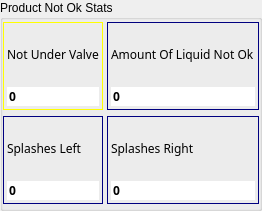
      <widget class="QGroupBox" name="groupBoxProductNotOkStats">
       <property name="title">
        <string>Product Not Ok Stats</string>
       </property>
       <layout class="QGridLayout" name="gridLayout_15">
        <property name="leftMargin">
         <number>0</number>
        </property>
        <property name="topMargin">
         <number>2</number>
        </property>
        <property name="rightMargin">
         <number>0</number>
        </property>
        <property name="bottomMargin">
         <number>4</number>
        </property>
        <property name="horizontalSpacing">
         <number>4</number>
        </property>
        <property name="verticalSpacing">
         <number>6</number>
        </property>
        <item row="0" column="0">
         <widget class="ContentBoardItem" name="widgetDashBoardCounterBottleNotInPos" native="true">
          <property name="minimumSize">
           <size>
            <width>0</width>
            <height>88</height>
           </size>
          </property>
          <property name="maximumSize">
           <size>
            <width>16777215</width>
            <height>88</height>
           </size>
          </property>
          <property name="styleSheet">
           <string notr="true">/*QFrame{
     background:rgb(249,247,248);
    border: 1px solid rgb(255,255,0);
     min-height: 80px;
     max-height: 80px;
}

QLabel{
  background:rgb(249,247,248);
  color: rgb(39,51,66);
  border: 0px solid rgb(255,255,0);
  font-size: 16px;
  font-family: Siemens Sans;
  min-height: 20px;
  max-height: 20px;
}
*/
QDoubleSpinBox{
min-width: 0px;
border: 0px;
}

QWidget{
     border: 1px solid rgb(255,255,0);
 }

QLabel{
   border: 0px solid rgb(255,255,0);
}
</string>
          </property>
          <layout class="QGridLayout" name="gridLayout_51">
           <property name="leftMargin">
            <number>4</number>
           </property>
           <property name="topMargin">
            <number>4</number>
           </property>
           <property name="rightMargin">
            <number>4</number>
           </property>
           <property name="bottomMargin">
            <number>4</number>
           </property>
           <property name="spacing">
            <number>4</number>
           </property>
           <item row="1" column="0">
            <widget class="QLabel" name="labelDashBoardCounterBottleNotInPos">
             <property name="font">
              <font>
               <family>Siemens Sans</family>
              </font>
             </property>
             <property name="text">
              <string>Not Under Valve</string>
             </property>
            </widget>
           </item>
           <item row="2" column="0">
            <widget class="QDoubleSpinBox" name="doubleSpinBoxCounterBottleNotInPos">
             <property name="font">
              <font>
               <family>Siemens Sans</family>
               <weight>75</weight>
               <bold>true</bold>
              </font>
             </property>
             <property name="styleSheet">
              <string notr="true">QDoubleSpinBox{
min-width: 0px;
border: 0px;
}</string>
             </property>
             <property name="wrapping">
              <bool>false</bool>
             </property>
             <property name="readOnly">
              <bool>true</bool>
             </property>
             <property name="buttonSymbols">
              <enum>QAbstractSpinBox::NoButtons</enum>
             </property>
             <property name="suffix">
              <string/>
             </property>
             <property name="decimals">
              <number>0</number>
             </property>
             <property name="minimum">
              <double>0.000000000000000</double>
             </property>
             <property name="maximum">
              <double>10000000.000000000000000</double>
             </property>
             <property name="singleStep">
              <double>1.000000000000000</double>
             </property>
             <property name="value">
              <double>0.000000000000000</double>
             </property>
            </widget>
           </item>
          </layout>
         </widget>
        </item>
        <item row="0" column="1">
         <widget class="ContentBoardItem" name="widgetDashBoardCounterMiddleTooLow" native="true">
          <property name="minimumSize">
           <size>
            <width>0</width>
            <height>88</height>
           </size>
          </property>
          <property name="maximumSize">
           <size>
            <width>16777215</width>
            <height>88</height>
           </size>
          </property>
          <property name="styleSheet">
           <string notr="true">/*QFrame{
     background:rgb(249,247,248);
    border: 1px solid rgb(0,0,128);
     min-height: 80px;
     max-height: 80px;
}

QLabel{
  background:rgb(249,247,248);
  color: rgb(39,51,66);
  border: 0px solid rgb(0,0,128);
  font-size: 16px;
  font-family: Siemens Sans;
  min-height: 20px;
  max-height: 20px;
}
*/

QDoubleSpinBox{
min-width: 0px;
border: 0px;
}

QWidget{
     border: 1px solid rgb(0,0,128);
 }

QLabel{
   border: 0px solid rgb(0,0,128);
}
</string>
          </property>
          <layout class="QGridLayout" name="gridLayout_48">
           <property name="leftMargin">
            <number>4</number>
           </property>
           <property name="topMargin">
            <number>4</number>
           </property>
           <property name="rightMargin">
            <number>4</number>
           </property>
           <property name="bottomMargin">
            <number>4</number>
           </property>
           <property name="spacing">
            <number>4</number>
           </property>
           <item row="1" column="0">
            <widget class="QLabel" name="labelDashBoardCounterMiddleTooLow">
             <property name="font">
              <font>
               <family>Siemens Sans</family>
              </font>
             </property>
             <property name="text">
              <string>Amount Of Liquid Not Ok</string>
             </property>
            </widget>
           </item>
           <item row="2" column="0">
            <widget class="QDoubleSpinBox" name="doubleSpinBoxCounterMiddleTooLow">
             <property name="font">
              <font>
               <family>Siemens Sans</family>
               <weight>75</weight>
               <bold>true</bold>
              </font>
             </property>
             <property name="styleSheet">
              <string notr="true">QDoubleSpinBox{
min-width: 0px;
border: 0px;
}</string>
             </property>
             <property name="wrapping">
              <bool>false</bool>
             </property>
             <property name="readOnly">
              <bool>true</bool>
             </property>
             <property name="buttonSymbols">
              <enum>QAbstractSpinBox::NoButtons</enum>
             </property>
             <property name="suffix">
              <string/>
             </property>
             <property name="decimals">
              <number>0</number>
             </property>
             <property name="minimum">
              <double>0.000000000000000</double>
             </property>
             <property name="maximum">
              <double>10000000.000000000000000</double>
             </property>
             <property name="singleStep">
              <double>1.000000000000000</double>
             </property>
             <property name="value">
              <double>0.000000000000000</double>
             </property>
            </widget>
           </item>
          </layout>
         </widget>
        </item>
        <item row="1" column="0">
         <widget class="ContentBoardItem" name="widgetDashBoardCounterLeftTooBig" native="true">
          <property name="minimumSize">
           <size>
            <width>0</width>
            <height>88</height>
           </size>
          </property>
          <property name="maximumSize">
           <size>
            <width>16777215</width>
            <height>88</height>
           </size>
          </property>
          <property name="styleSheet">
           <string notr="true">/*QFrame{
     background:rgb(249,247,248);
    border: 1px solid rgb(0,0,128);
     min-height: 80px;
     max-height: 80px;
}

QLabel{
  background:rgb(249,247,248);
  color: rgb(39,51,66);
  border: 0px solid rgb(0,0,128);
  font-size: 16px;
  font-family: Siemens Sans;
  min-height: 20px;
  max-height: 20px;
}
*/

QDoubleSpinBox{
min-width: 0px;
border: 0px;
}
QWidget{
     border: 1px solid rgb(0,0,128);
 }

QLabel{
   border: 0px solid rgb(0,0,128);
}
</string>
          </property>
          <layout class="QGridLayout" name="gridLayout_49">
           <property name="leftMargin">
            <number>4</number>
           </property>
           <property name="topMargin">
            <number>4</number>
           </property>
           <property name="rightMargin">
            <number>4</number>
           </property>
           <property name="bottomMargin">
            <number>4</number>
           </property>
           <property name="spacing">
            <number>4</number>
           </property>
           <item row="0" column="0">
            <widget class="QLabel" name="labelDashBoardCounterLeftTooBig">
             <property name="font">
              <font>
               <family>Siemens Sans</family>
              </font>
             </property>
             <property name="text">
              <string>Splashes Left</string>
             </property>
            </widget>
           </item>
           <item row="2" column="0">
            <widget class="QDoubleSpinBox" name="doubleSpinBoxCounterLeftTooBig">
             <property name="font">
              <font>
               <family>Siemens Sans</family>
               <weight>75</weight>
               <bold>true</bold>
              </font>
             </property>
             <property name="styleSheet">
              <string notr="true">QDoubleSpinBox{
min-width: 0px;
border: 0px;
}</string>
             </property>
             <property name="wrapping">
              <bool>false</bool>
             </property>
             <property name="readOnly">
              <bool>true</bool>
             </property>
             <property name="buttonSymbols">
              <enum>QAbstractSpinBox::NoButtons</enum>
             </property>
             <property name="suffix">
              <string/>
             </property>
             <property name="decimals">
              <number>0</number>
             </property>
             <property name="minimum">
              <double>0.000000000000000</double>
             </property>
             <property name="maximum">
              <double>10000000.000000000000000</double>
             </property>
             <property name="singleStep">
              <double>1.000000000000000</double>
             </property>
             <property name="value">
              <double>0.000000000000000</double>
             </property>
            </widget>
           </item>
          </layout>
         </widget>
        </item>
        <item row="1" column="1">
         <widget class="ContentBoardItem" name="widgetDashBoardCounterRightTooBig" native="true">
          <property name="minimumSize">
           <size>
            <width>0</width>
            <height>88</height>
           </size>
          </property>
          <property name="maximumSize">
           <size>
            <width>16777215</width>
            <height>88</height>
           </size>
          </property>
          <property name="styleSheet">
           <string notr="true">/*QFrame{
     background:rgb(249,247,248);
    border: 1px solid rgb(0,0,128);
     min-height: 80px;
     max-height: 80px;
}

QLabel{
  background:rgb(249,247,248);
  color: rgb(39,51,66);
  border: 0px solid rgb(0,0,128);
  font-size: 16px;
  font-family: Siemens Sans;
  min-height: 20px;
  max-height: 20px;
}
*/

QDoubleSpinBox{
min-width: 0px;
border: 0px;
}

QWidget{
     border: 1px solid rgb(0,0,128);
 }

QLabel{
   border: 0px solid rgb(0,0,128);
}
</string>
          </property>
          <layout class="QGridLayout" name="gridLayout_50">
           <property name="leftMargin">
            <number>4</number>
           </property>
           <property name="topMargin">
            <number>4</number>
           </property>
           <property name="rightMargin">
            <number>4</number>
           </property>
           <property name="bottomMargin">
            <number>4</number>
           </property>
           <property name="spacing">
            <number>4</number>
           </property>
           <item row="2" column="0">
            <widget class="QDoubleSpinBox" name="doubleSpinBoxCounterRightTooBig">
             <property name="font">
              <font>
               <family>Siemens Sans</family>
               <weight>75</weight>
               <bold>true</bold>
              </font>
             </property>
             <property name="styleSheet">
              <string notr="true">QDoubleSpinBox{
min-width: 0px;
border: 0px;
}</string>
             </property>
             <property name="wrapping">
              <bool>false</bool>
             </property>
             <property name="readOnly">
              <bool>true</bool>
             </property>
             <property name="buttonSymbols">
              <enum>QAbstractSpinBox::NoButtons</enum>
             </property>
             <property name="suffix">
              <string/>
             </property>
             <property name="decimals">
              <number>0</number>
             </property>
             <property name="minimum">
              <double>0.000000000000000</double>
             </property>
             <property name="maximum">
              <double>10000000.000000000000000</double>
             </property>
             <property name="singleStep">
              <double>1.000000000000000</double>
             </property>
             <property name="value">
              <double>0.000000000000000</double>
             </property>
            </widget>
           </item>
           <item row="0" column="0">
            <widget class="QLabel" name="labelDashBoardCounterRightTooBig">
             <property name="font">
              <font>
               <family>Siemens Sans</family>
              </font>
             </property>
             <property name="text">
              <string>Splashes Right</string>
             </property>
            </widget>
           </item>
          </layout>
         </widget>
        </item>
       </layout>
      </widget>
